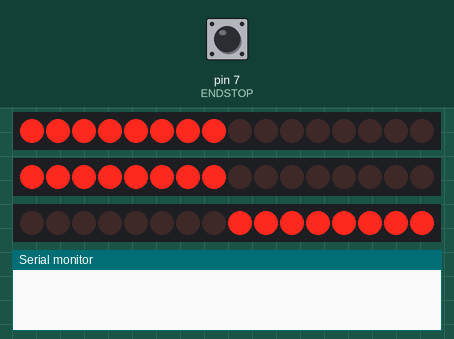
Recording of a sketch running on a simulated Arduino Uno, built with avr-gcc and run on an emulated ATmega328P. Shown: 3 × 16 shift-register outputs drawn as a row of LEDs (first output left, lit = HIGH), the last lines printed to the serial monitor. Wiring (inferred from the names in the program): 3 × 2 × shift register (74HC595): latch pin 8 / latch pin 9 / latch pin 10. Wiring (inferred from the signals the program sends): 3 × row of LEDs: on Q0, Q1, Q2, Q3, Q4, Q5, Q6, Q7, Q8, Q9, Q10, Q11, Q12, Q13, Q14, Q15 / on Q0, Q1, Q2, Q3, Q4, Q5, Q6, Q7, Q8, Q9, Q10, Q11, Q12, Q13, Q14, Q15 / on Q0, Q1, Q2, Q3, Q4, Q5, Q6, Q7, Q8, Q9, Q10, Q11, Q12, Q13, Q14, Q15. The inputs (shaded band) are chosen by the test bench; at power-on: pin 7 (ENDSTOP) HIGH.

Above: at 1.2 s.
1.3 s: pin 7 (ENDSTOP) pulled LOW for 0.15 s
At 1.8 s:
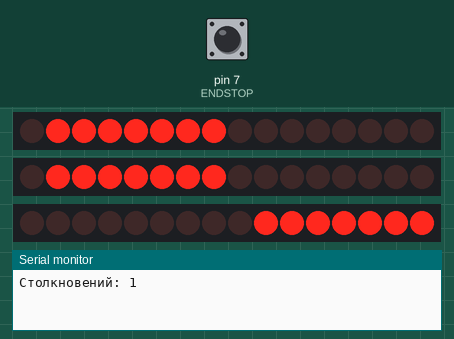
2.9 s: pin 7 (ENDSTOP) pulled LOW for 1 s
At 4.3 s:
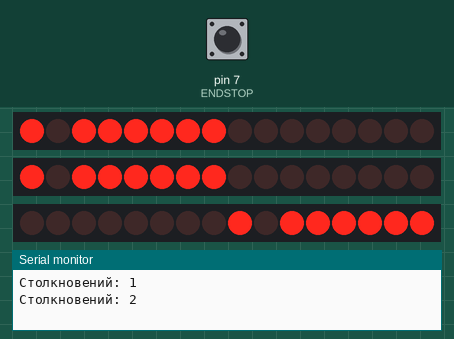
5.4 s: pin 7 (ENDSTOP) pulled LOW for 3.2 s
At 6.1 s:
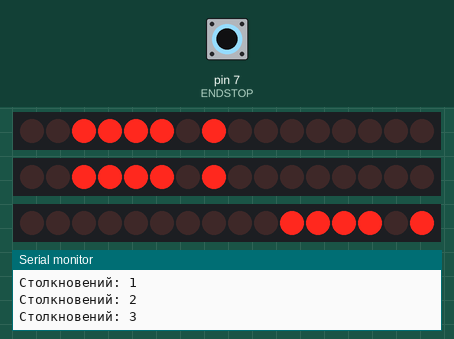
10.1 s: pin 7 (ENDSTOP) pulled LOW for 0.15 s
At 10.9 s:
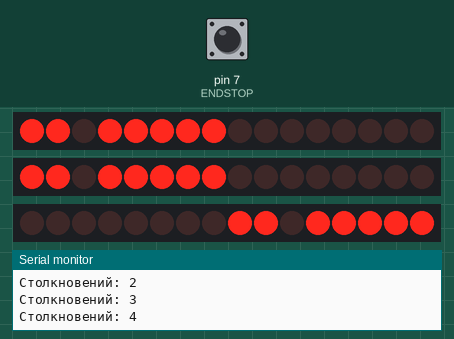
Timing chart, 0 to 12.7 s (numbered marks = the images above; inputs shaded):
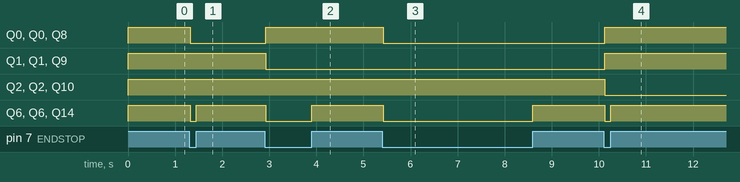

Measured:
- after the input at 1.3 s, Q0, Q0, Q8: HIGH → LOW at once; Q6, Q6, Q14: HIGH → LOW at once, → HIGH 0.13 s later
- after the input at 2.9 s, Q0, Q0, Q8: LOW → HIGH at once; Q1, Q1, Q9: HIGH → LOW at once; Q6, Q6, Q14: HIGH → LOW at once, → HIGH 0.98 s later
- after the input at 5.4 s, Q0, Q0, Q8: HIGH → LOW at once; Q6, Q6, Q14: HIGH → LOW at once, → HIGH 3.2 s later
- after the input at 10.1 s, Q0, Q1, Q0, Q1, Q8, Q9: LOW → HIGH at once; Q2, Q2, Q10: HIGH → LOW at once; Q6, Q6, Q14: HIGH → LOW at once, → HIGH 0.13 s later

The sketch:

Ardu8_19_Bumper.ino
```cpp
/*
  Робототехнический контроллер «Кибернетический»: концевой выключатель как бампер

  Модуль «Концевой выключатель» → D7. Каждое столкновение (переход HIGH → LOW)
  увеличивает счётчик, он показывается на LED1–LED4 в двоичном виде.
  BUT1 сбрасывает счётчик. В loop() нет длинных пауз — удар не пропустим.

  Плата в Arduino IDE: Arduino Uno. Кабель USB-C — в ВЕРХНИЙ разъём (Arduino).
  DIP-переключатель: DIP1 и DIP4 = OFF, DIP5 = ON (светодиоды).
*/

#include <SPI.h>

// ---------- Светодиоды и кнопки Arduino-части ----------
// Светодиоды подключены через сдвиговый регистр 74HC595, кнопки — через 74HC165.
// Оба регистра работают по шине SPI (D11 — данные, D12 — приём, D13 — такт).
const int LATCH_595 = 8;   // защёлка 74HC595
const int LOAD_165  = 9;   // «фотография» кнопок в 74HC165
const int EN_165    = 10;  // LOW — 74HC165 подключён к линии приёма SPI

// Номера битов: 1 — LED1, 2 — LED2, 4 — LED3, 8 — LED4, 16 — синий, 32 — зелёный, 64 — красный
const byte LED1 = 1, LED2 = 2, LED3 = 4, LED4 = 8;
const byte BLUE = 16, GREEN = 32, RED = 64;

// Зажечь светодиоды. В переменной leds 1 = горит.
// Регистр зажигает светодиод нулём, поэтому байт инвертируем (~).
void showLeds(byte leds) {
  digitalWrite(LATCH_595, LOW);
  SPI.transfer(~leds);
  digitalWrite(LATCH_595, HIGH);   // импульс на защёлке — байт появляется на выходах
}

// Прочитать кнопки: бит 0 — BUT1 … бит 3 — BUT4 (слева направо). 1 = нажата.
byte readButtons() {
  digitalWrite(LOAD_165, LOW);     // «сфотографировать» кнопки
  delayMicroseconds(5);
  digitalWrite(LOAD_165, HIGH);
  digitalWrite(EN_165, LOW);       // подключить регистр к линии приёма
  byte b = SPI.transfer(0);        // принять байт
  digitalWrite(EN_165, HIGH);
  return b & 0x0F;                 // нужны только 4 младших бита
}

void boardBegin() {
  pinMode(LATCH_595, OUTPUT);
  pinMode(LOAD_165, OUTPUT);
  pinMode(EN_165, OUTPUT);
  digitalWrite(LOAD_165, HIGH);
  digitalWrite(EN_165, HIGH);
  SPI.begin();
  showLeds(0);                     // всё погасить
}

const int ENDSTOP = 7;
int hits = 0;
int lastState = HIGH;

void setup() {
  boardBegin();
  pinMode(ENDSTOP, INPUT);
  Serial.begin(115200);
}

void loop() {
  int state = digitalRead(ENDSTOP);
  if (lastState == HIGH && state == LOW) {   // событие удара
    hits++;
    Serial.print("Столкновений: ");
    Serial.println(hits);
    delay(20);                               // антидребезг
  }
  lastState = state;

  if (readButtons() & 1) hits = 0;           // BUT1 — сброс
  showLeds((hits & 0x0F) | (state == LOW ? RED : 0));
}
```
